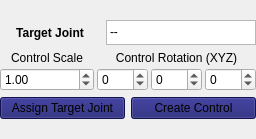
           <widget class="QWidget" name="page_control_create">
            <property name="geometry">
             <rect>
              <x>0</x>
              <y>0</y>
              <width>256</width>
              <height>139</height>
             </rect>
            </property>
            <attribute name="label">
             <string>Control Creation</string>
            </attribute>
            <layout class="QVBoxLayout" name="verticalLayout_18">
             <property name="spacing">
              <number>6</number>
             </property>
             <property name="leftMargin">
              <number>0</number>
             </property>
             <property name="topMargin">
              <number>0</number>
             </property>
             <property name="rightMargin">
              <number>0</number>
             </property>
             <property name="bottomMargin">
              <number>0</number>
             </property>
             <item>
              <layout class="QVBoxLayout" name="verticalLayout_17">
               <item>
                <layout class="QHBoxLayout" name="horizontalLayout_19">
                 <item>
                  <widget class="QLabel" name="label_16">
                   <property name="font">
                    <font>
                     <weight>75</weight>
                     <bold>true</bold>
                    </font>
                   </property>
                   <property name="text">
                    <string>Target Joint</string>
                   </property>
                   <property name="alignment">
                    <set>Qt::AlignCenter</set>
                   </property>
                   <property name="wordWrap">
                    <bool>false</bool>
                   </property>
                  </widget>
                 </item>
                 <item>
                  <widget class="QListWidget" name="list_rigControl_targetJoint">
                   <property name="sizePolicy">
                    <sizepolicy hsizetype="Fixed" vsizetype="Fixed">
                     <horstretch>0</horstretch>
                     <verstretch>0</verstretch>
                    </sizepolicy>
                   </property>
                   <property name="maximumSize">
                    <size>
                     <width>150</width>
                     <height>25</height>
                    </size>
                   </property>
                   <property name="flow">
                    <enum>QListView::LeftToRight</enum>
                   </property>
                   <item>
                    <property name="text">
                     <string>--</string>
                    </property>
                   </item>
                  </widget>
                 </item>
                </layout>
               </item>
               <item>
                <layout class="QHBoxLayout" name="horizontalLayout_22">
                 <property name="spacing">
                  <number>3</number>
                 </property>
                 <item>
                  <layout class="QVBoxLayout" name="verticalLayout_29">
                   <item>
                    <widget class="QLabel" name="label_18">
                     <property name="sizePolicy">
                      <sizepolicy hsizetype="Preferred" vsizetype="Fixed">
                       <horstretch>0</horstretch>
                       <verstretch>0</verstretch>
                      </sizepolicy>
                     </property>
                     <property name="text">
                      <string>Control Scale</string>
                     </property>
                     <property name="alignment">
                      <set>Qt::AlignCenter</set>
                     </property>
                    </widget>
                   </item>
                   <item>
                    <widget class="QDoubleSpinBox" name="doubleSpinBox_controlScale">
                     <property name="minimum">
                      <double>0.010000000000000</double>
                     </property>
                     <property name="singleStep">
                      <double>0.500000000000000</double>
                     </property>
                     <property name="value">
                      <double>1.000000000000000</double>
                     </property>
                    </widget>
                   </item>
                  </layout>
                 </item>
                 <item>
                  <layout class="QVBoxLayout" name="verticalLayout_30">
                   <item>
                    <widget class="QLabel" name="label_19">
                     <property name="sizePolicy">
                      <sizepolicy hsizetype="Preferred" vsizetype="Fixed">
                       <horstretch>0</horstretch>
                       <verstretch>0</verstretch>
                      </sizepolicy>
                     </property>
                     <property name="text">
                      <string>Control Rotation (XYZ)</string>
                     </property>
                     <property name="alignment">
                      <set>Qt::AlignCenter</set>
                     </property>
                    </widget>
                   </item>
                   <item>
                    <layout class="QHBoxLayout" name="horizontalLayout_23">
                     <item>
                      <widget class="QDoubleSpinBox" name="doubleSpinBox_controlRotX">
                       <property name="decimals">
                        <number>0</number>
                       </property>
                       <property name="minimum">
                        <double>-360.000000000000000</double>
                       </property>
                       <property name="maximum">
                        <double>360.000000000000000</double>
                       </property>
                      </widget>
                     </item>
                     <item>
                      <widget class="QDoubleSpinBox" name="doubleSpinBox_controlRotY">
                       <property name="decimals">
                        <number>0</number>
                       </property>
                       <property name="minimum">
                        <double>-360.000000000000000</double>
                       </property>
                       <property name="maximum">
                        <double>360.000000000000000</double>
                       </property>
                      </widget>
                     </item>
                     <item>
                      <widget class="QDoubleSpinBox" name="doubleSpinBox_controlRotZ">
                       <property name="decimals">
                        <number>0</number>
                       </property>
                       <property name="minimum">
                        <double>-360.000000000000000</double>
                       </property>
                       <property name="maximum">
                        <double>360.000000000000000</double>
                       </property>
                      </widget>
                     </item>
                    </layout>
                   </item>
                  </layout>
                 </item>
                </layout>
               </item>
               <item>
                <layout class="QHBoxLayout" name="horizontalLayout_25">
                 <item>
                  <widget class="QPushButton" name="btn_assignTargetJoint">
                   <property name="styleSheet">
                    <string notr="true">QPushButton{
    background-color: midnightblue;
}</string>
                   </property>
                   <property name="text">
                    <string>Assign Target Joint</string>
                   </property>
                  </widget>
                 </item>
                 <item>
                  <widget class="QPushButton" name="btn_createControl">
                   <property name="styleSheet">
                    <string notr="true">QPushButton{
    background-color: midnightblue;
}</string>
                   </property>
                   <property name="text">
                    <string>Create Control</string>
                   </property>
                  </widget>
                 </item>
                </layout>
               </item>
              </layout>
             </item>
            </layout>
           </widget>
